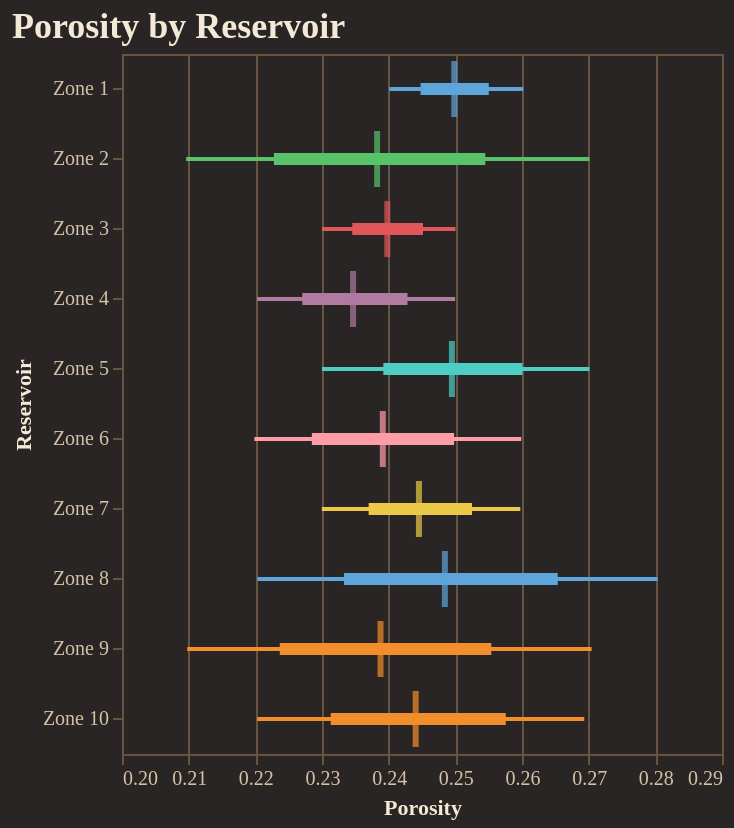

Source (notebook cell):
### Code cell
fig = reporter.plotter.forest_plot(
    "Porosity", 
    backend=PLOTTING_BACKEND
)
fig.show()

### Figure 1 — Vega-Lite specification as saved in the notebook (floating-point values rounded to 4 significant figures)
{"config": {"background": "#292524", "view": {"fill": "#292524", "stroke": "#665340"}, "title": {"color": "#f4e9d7", "font": "Merriweather", "fontSize": 18, "fontWeight": 600, "subtitleColor": "#d5c2a6", "anchor": "start"}, "axis": {"domainColor": "#665340", "gridColor": "#665340", "tickColor": "#665340", "labelColor": "#d5c2a6", "titleColor": "#f4e9d7", "labelFont": "Merriweather", "titleFont": "Merriweather"}, "legend": {"titleColor": "#f4e9d7", "labelColor": "#d5c2a6", "labelFont": "Merriweather", "titleFont": "Merriweather", "orient": "top-right", "symbolType": "circle"}, "header": {"labelColor": "#d5c2a6", "titleColor": "#f4e9d7", "labelFont": "Merriweather", "titleFont": "Merriweather"}, "mark": {"color": "#c78d3b"}, "line": {"color": "#c78d3b"}, "bar": {"color": "#c78d3b"}, "point": {"color": "#ddb06d"}, "area": {"color": "#c78d3b", "opacity": 0.35}, "text": {"color": "#f4e9d7", "font": "Merriweather"}, "range": {"category": ["#5DA5DA", "#F28E2B", "#59C36A", "#E15759", "#B07AA1", "#4ECDC4", "#FF9DA7", "#EDC948"]}}, "layer": [{"mark": {"type": "rule", "strokeWidth": 2}, "encoding": {"color": {"field": "group", "legend": null, "type": "nominal"}, "x": {"field": "p10", "scale": {"zero": false}, "title": "Porosity", "type": "quantitative"}, "x2": {"field": "p90"}, "y": {"field": "group", "sort": ["Zone 1", "Zone 2", "Zone 3", "Zone 4", "Zone 5", "Zone 6", "Zone 7", "Zone 8", "Zone 9", "Zone 10"], "title": "Reservoir", "type": "nominal"}}}, {"mark": {"type": "rule", "strokeWidth": 6}, "encoding": {"color": {"field": "group", "legend": null, "type": "nominal"}, "x": {"field": "p25", "scale": {"zero": false}, "title": "Porosity", "type": "quantitative"}, "x2": {"field": "p75"}, "y": {"field": "group", "sort": ["Zone 1", "Zone 2", "Zone 3", "Zone 4", "Zone 5", "Zone 6", "Zone 7", "Zone 8", "Zone 9", "Zone 10"], "title": "Reservoir", "type": "nominal"}}}, {"mark": {"type": "tick", "color": "black", "size": 28, "thickness": 3}, "encoding": {"color": {"field": "group", "legend": null, "type": "nominal"}, "tooltip": [{"field": "group", "title": "Group", "type": "nominal"}, {"field": "p10", "title": "P10", "type": "quantitative"}, {"field": "p25", "title": "P25", "type": "quantitative"}, {"field": "median", "title": "Median", "type": "quantitative"}, {"field": "p75", "title": "P75", "type": "quantitative"}, {"field": "p90", "title": "P90", "type": "quantitative"}], "x": {"field": "median", "scale": {"zero": false}, "title": "Porosity", "type": "quantitative"}, "y": {"field": "group", "sort": ["Zone 1", "Zone 2", "Zone 3", "Zone 4", "Zone 5", "Zone 6", "Zone 7", "Zone 8", "Zone 9", "Zone 10"], "title": "Reservoir", "type": "nominal"}}}], "data": {"name": "data-b215c9a01c06c9313e7b1ef11003337c"}, "height": 350, "title": "Porosity by Reservoir", "width": "container", "$schema": "https://vega.github.io/schema/vega-lite/v5.20.1.json", "datasets": {"data-b215c9a01c06c9313e7b1ef11003337c": [{"group": "Zone 1", "p10": 0.2401, "p25": 0.2448, "median": 0.2498, "p75": 0.255, "p90": 0.2602}, {"group": "Zone 2", "p10": 0.2096, "p25": 0.2228, "median": 0.2383, "p75": 0.2545, "p90": 0.2701}, {"group": "Zone 3", "p10": 0.23, "p25": 0.2345, "median": 0.2398, "p75": 0.2451, "p90": 0.25}, {"group": "Zone 4", "p10": 0.2203, "p25": 0.227, "median": 0.2347, "p75": 0.2428, "p90": 0.25}, {"group": "Zone 5", "p10": 0.23, "p25": 0.2392, "median": 0.2495, "p75": 0.2601, "p90": 0.2701}, {"group": "Zone 6", "p10": 0.2199, "p25": 0.2285, "median": 0.2391, "p75": 0.2498, "p90": 0.2599}, {"group": "Zone 7", "p10": 0.23, "p25": 0.237, "median": 0.2445, "p75": 0.2525, "p90": 0.2597}, {"group": "Zone 8", "p10": 0.2203, "p25": 0.2333, "median": 0.2484, "p75": 0.2654, "p90": 0.2804}, {"group": "Zone 9", "p10": 0.2098, "p25": 0.2237, "median": 0.2388, "p75": 0.2554, "p90": 0.2704}, {"group": "Zone 10", "p10": 0.2203, "p25": 0.2313, "median": 0.2441, "p75": 0.2576, "p90": 0.2693}]}}
